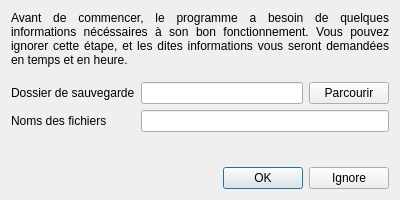
<?xml version="1.0" encoding="UTF-8"?>
<ui version="4.0">
 <class>startWindow</class>
 <widget class="QDialog" name="startWindow">
  <property name="windowModality">
   <enum>Qt::ApplicationModal</enum>
  </property>
  <property name="geometry">
   <rect>
    <x>0</x>
    <y>0</y>
    <width>400</width>
    <height>200</height>
   </rect>
  </property>
  <property name="windowTitle">
   <string>Grabber - Premier lancement</string>
  </property>
  <layout class="QVBoxLayout" name="verticalLayout">
   <item>
    <widget class="QLabel" name="welcomeLabel">
     <property name="text">
      <string>Avant de commencer, le programme a besoin de quelques informations nécéssaires à son bon fonctionnement. Vous pouvez ignorer cette étape, et les dites informations vous seront demandées en temps et en heure.</string>
     </property>
     <property name="textFormat">
      <enum>Qt::AutoText</enum>
     </property>
     <property name="alignment">
      <set>Qt::AlignJustify|Qt::AlignVCenter</set>
     </property>
     <property name="wordWrap">
      <bool>true</bool>
     </property>
    </widget>
   </item>
   <item>
    <spacer name="verticalSpacer">
     <property name="orientation">
      <enum>Qt::Vertical</enum>
     </property>
     <property name="sizeHint" stdset="0">
      <size>
       <width>20</width>
       <height>40</height>
      </size>
     </property>
    </spacer>
   </item>
   <item>
    <layout class="QGridLayout" name="gridLayout" columnstretch="0,1,0">
     <item row="0" column="0">
      <widget class="QLabel" name="pathLabel">
       <property name="text">
        <string>Dossier de sauvegarde</string>
       </property>
      </widget>
     </item>
     <item row="0" column="1">
      <widget class="QLineEdit" name="pathLineEdit"/>
     </item>
     <item row="0" column="2">
      <widget class="QPushButton" name="openButton">
       <property name="text">
        <string>Parcourir</string>
       </property>
      </widget>
     </item>
     <item row="1" column="0">
      <widget class="QLabel" name="filenameLabel">
       <property name="text">
        <string>Noms des fichiers</string>
       </property>
      </widget>
     </item>
     <item row="1" column="1" colspan="2">
      <widget class="QLineEdit" name="filenameLineEdit"/>
     </item>
    </layout>
   </item>
   <item>
    <widget class="QLabel" name="validatorLabel">
     <property name="text">
      <string/>
     </property>
     <property name="textFormat">
      <enum>Qt::RichText</enum>
     </property>
     <property name="wordWrap">
      <bool>true</bool>
     </property>
    </widget>
   </item>
   <item>
    <spacer name="verticalSpacer_2">
     <property name="orientation">
      <enum>Qt::Vertical</enum>
     </property>
     <property name="sizeHint" stdset="0">
      <size>
       <width>20</width>
       <height>40</height>
      </size>
     </property>
    </spacer>
   </item>
   <item>
    <widget class="QDialogButtonBox" name="buttonBox">
     <property name="orientation">
      <enum>Qt::Horizontal</enum>
     </property>
     <property name="standardButtons">
      <set>QDialogButtonBox::Ignore|QDialogButtonBox::Ok</set>
     </property>
    </widget>
   </item>
  </layout>
 </widget>
 <resources/>
 <connections>
  <connection>
   <sender>buttonBox</sender>
   <signal>accepted()</signal>
   <receiver>startWindow</receiver>
   <slot>accept()</slot>
   <hints>
    <hint type="sourcelabel">
     <x>257</x>
     <y>190</y>
    </hint>
    <hint type="destinationlabel">
     <x>157</x>
     <y>199</y>
    </hint>
   </hints>
  </connection>
  <connection>
   <sender>buttonBox</sender>
   <signal>rejected()</signal>
   <receiver>startWindow</receiver>
   <slot>reject()</slot>
   <hints>
    <hint type="sourcelabel">
     <x>325</x>
     <y>190</y>
    </hint>
    <hint type="destinationlabel">
     <x>286</x>
     <y>199</y>
    </hint>
   </hints>
  </connection>
 </connections>
</ui>
